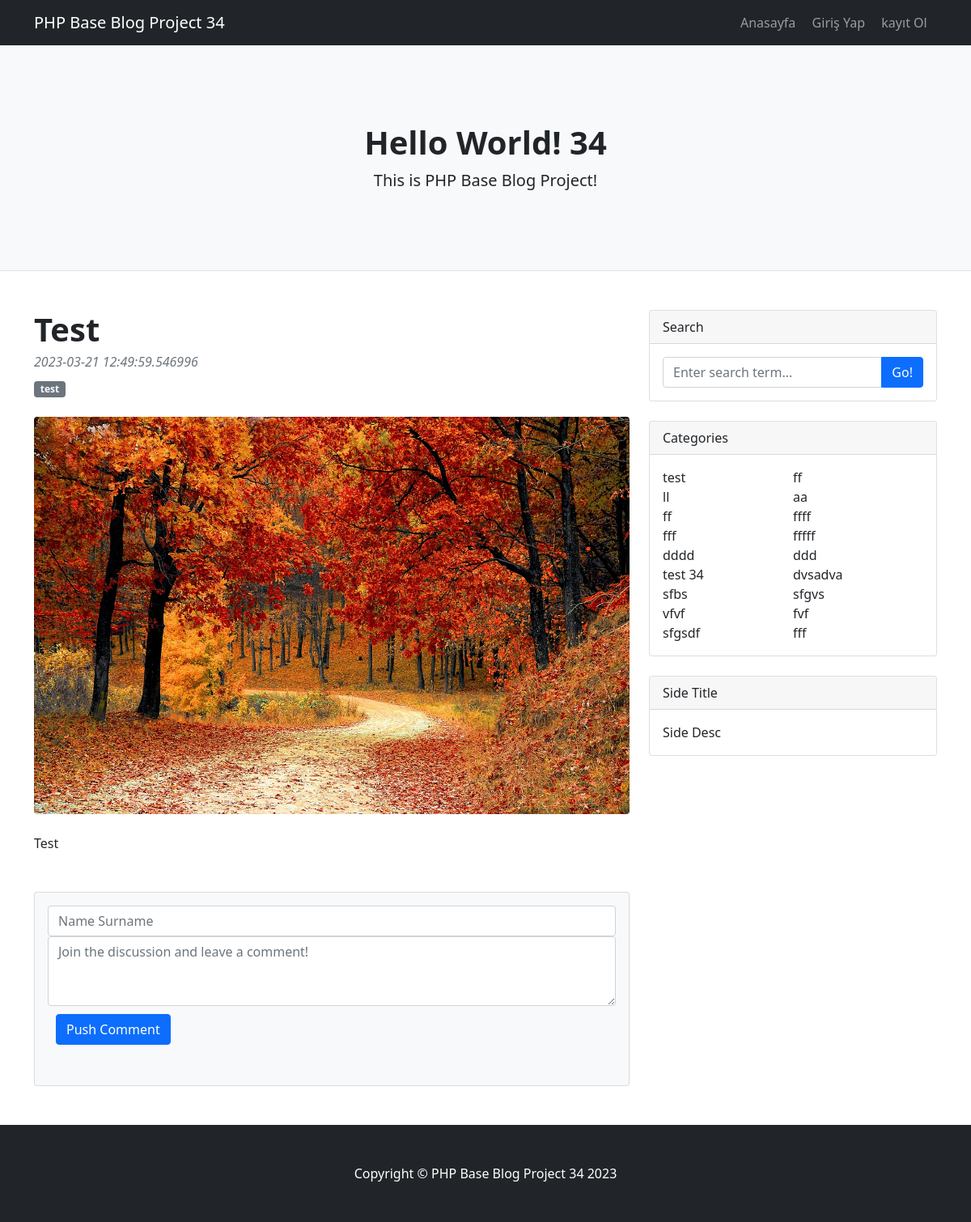
/postdetail?post_id=103, run on the app's committed database.
### tables this page shows
CREATE TABLE `sitesettings` (
  `id` int(11) NOT NULL,
  `logo` varchar(55) NOT NULL,
  `header_title` varchar(55) NOT NULL,
  `header_desc` varchar(55) NOT NULL,
  `side_title` varchar(55) NOT NULL,
  `side_desc` varchar(120) NOT NULL
);

CREATE TABLE `posts` (
  `post_id` int(11) NOT NULL,
  `post_title` varchar(55) NOT NULL,
  `post_created_time` timestamp(6) NOT NULL DEFAULT CURRENT_TIMESTAMP(6),
  `post_desc` varchar(55) NOT NULL,
  `post_content` text NOT NULL,
  `post_img` varchar(500) DEFAULT NULL,
  `post_category` varchar(55) DEFAULT NULL
);

CREATE TABLE `categories` (
  `id` int(11) NOT NULL,
  `category_name` varchar(55) NOT NULL
);

### index.php (called while the page is built, shortened)
<?php
Router::get('/postdetail', function (){
    require "views/web/single.php";
});
Router::dispatch();
?>

### lib/Database/Connection.php (called while the page is built, shortened)
<?php
class Connection
{
function __construct()
{
    $this -> conn = $this-> connect();
}
    private function connect(){
        $this->host = "localhost";
        $this->port = 8888;
        $this->name = "phpmyblog";
        $this->user = "root";
        $this->pass = "root";
        try {
            $connect = "mysql:host=" . $this->host . ";port=" . $this->port . ";dbname=" . $this->name . ";charset=utf8mb4";
            $options = [PDO::ATTR_DEFAULT_FETCH_MODE, PDO::FETCH_ASSOC];
            return $this->conn = new PDO($connect, $this->user, $this->pass, $options);
        } catch (PDOException $e) {
            http_response_code(500);
            return die('Database Connection Error: ' . $e->getMessage() . ' (check database connection variables on the app.php)');
        }
}
}

### lib/Models/Settings.php (called while the page is built, shortened)
<?php
class Settings extends Connection
{
    public function settingsFetch($fetchDatabase)
    {
        $fetch = $this->conn->prepare(
            "SELECT * FROM sitesettings"
        );
        $fetch->execute();
        $fetchSettings = $fetch->fetch(\PDO::FETCH_ASSOC);
        return $fetchSettings[$fetchDatabase];
    }
}

### lib/Models/Posts.php (called while the page is built, shortened)
<?php
class Posts extends Connection
{
    public function fetchPostContentData($fetchDataCheck)
    {
        $fetchData = $this->conn->prepare("SELECT * FROM posts WHERE post_id = :id");
        $fetchData->bindParam(':id', $_GET['post_id']);
        $fetchData->execute();
        $fetchContentData = $fetchData->fetch(\PDO::FETCH_ASSOC);
        return $fetchContentData[$fetchDataCheck];
    }
}

### lib/Models/Category.php (called while the page is built, shortened)
<?php
class Category extends Connection
{
    public function fetchCategoryData()
    {
        $fetch = $this->conn->prepare("SELECT * FROM categories ORDER BY id DESC");
        $fetch->execute();
        return $fetch->fetchAll(\PDO::FETCH_ASSOC);
    }
    public function fetchCategoryDataId($id)
    {
        $test = $id;
        $fetch = $this->conn->prepare("SELECT * FROM categories WHERE id = :id");
        $fetch->bindParam(':id', $test);
        $fetch->execute();
        $fetchCategory =  $fetch->fetch(\PDO::FETCH_ASSOC);
        return $fetchCategory['category_name'];
    }
}

### views/web/single.php (the view, shortened to what this page needs)
<?php use Mobar\Models\Category;
require "views/layouts/header.php"; ?>
<?php
$fetchPostContentData = new Posts();
$categoryName = new Category();
?>
<div class="container mt-5">
    <div class="row">
        <div class="col-lg-8">
            <article>
                <header class="mb-4">
                    <h1 class="fw-bolder mb-1"><?php echo $fetchPostContentData->fetchPostContentData('post_title'); ?></h1>
                    <div class="text-muted fst-italic mb-2"><?php echo $fetchPostContentData->fetchPostContentData('post_created_time') ?></div>
                    <a class="badge bg-secondary text-decoration-none link-light"
                       href="#!"><?php echo $categoryName->fetchCategoryDataId($fetchPostContentData->fetchPostContentData('post_category')); ?></a>
                </header>
                <figure class="mb-4"><img class="img-fluid rounded"
                                          src="<?php echo $fetchPostContentData->fetchPostContentData('post_img') ?>"
                                          alt="..."/></figure>
                <section class="mb-5">
                    <p class="fs-5 mb-4"><?php echo $fetchPostContentData->fetchPostContentData('post_content') ?></p>
                </section>
            </article>
            <section class="mb-5">
                <div class="card bg-light">
                    <div class="card-body">
                        <form class="mb-4" action="postdetail?post_id=<?php echo $fetchPostContentData->fetchPostContentData('post_id') ?>" method="post">
                            <input name="commenter_name" class="form-control" placeholder="Name Surname">
                            <textarea name="comment_detail" class="form-control" rows="3" placeholder="Join the discussion and leave a comment!"></textarea>
                            <button type="submit" style="margin: 10px" name="push_comment" class="btn btn-primary">Push Comment</button>
                        </form>
                    </div>
                </div>
            </section>
        </div>
        <?php require_once "views/layouts/sidebar.php"; ?>
        <?php require_once "views/layouts/footer.php"; ?>

### lib/Core/Router.php (shortened to what this page needs)
<?php
class Router
{
    public static $routes = [];
    public static $methods = [];
    public static $callbacks = [];
    public static function __callstatic($method, $params)
    {
        array_push(self::$routes, $params[0]);
        array_push(self::$methods, strtoupper($method));
        array_push(self::$callbacks, $params[1]);
    }
    public static function dispatch()
    {
        $req_uri = $_SERVER['REQUEST_URI'];
        if (substr($req_uri, 0, strlen(\ROOTFOLDER)+1) === \ROOTFOLDER.'/') {
            $path = substr($req_uri, strlen(\ROOTFOLDER));
        } else {
            $path = $req_uri;
        }
        $uri = urldecode(parse_url($path, PHP_URL_PATH));
        foreach (self::$routes as $routeKey => $route) {
            if ( preg_match('~^'.$route.'$~', $uri, $matched) && self::$methods[$routeKey] == $_SERVER['REQUEST_METHOD']) {
                $routingDefinition =  self::$callbacks[$routeKey];
                $parts = explode('/',$matched[0]);
                array_shift($parts);
                call_user_func_array($routingDefinition, $parts);
                break;
            }
        }
    }
}

### views/layouts/header.php (shortened to what this page needs)
<?php
$fetchData = new Settings();
?>
<!DOCTYPE html>
<html lang="en">
<head>
    <link href="public/assets/css/styles.css" rel="stylesheet" />
</head>
<body>
<nav class="navbar navbar-expand-lg navbar-dark bg-dark">
    <div class="container">
        <a class="navbar-brand" href="anasayfa"><?php echo $fetchData -> settingsFetch('logo') ?><?php if(isset($_SESSION['username']) == null){
            echo "";
                }else{
            echo "<b> BackOfffice</b>";
            } ?></a>
        <div class="collapse navbar-collapse" id="navbarSupportedContent">
            <ul class="navbar-nav ms-auto mb-2 mb-lg-0">
                <?php if(isset($_SESSION['username']) == null){?>
                    <li class="nav-item"><a class="nav-link" href="anasayfa">Anasayfa</a></li>;
                    <li class="nav-item"><a class="nav-link" href="login">Giriş Yap</a></li>;
                    <li class="nav-item"><a class="nav-link" href="register">kayıt Ol</a></li>;
                <?php } ?>
            </ul>
        </div>
    </div>
</nav>
<header class="py-5 bg-light border-bottom mb-4">
    <div class="container">
        <div class="text-center my-5">
            <h1 class="fw-bolder"><?php echo $fetchData ->settingsFetch('header_title') ?></h1>
            <p class="lead mb-0"><?php echo $fetchData ->settingsFetch('header_desc') ?></p>
        </div>
    </div>
</header>

### views/layouts/sidebar.php (shortened to what this page needs)
<?php use Mobar\Models\Category;
$fetchSideCategoryData = new Category();
$fetchSideSettingData = new Settings();
?>
<div class="col-lg-4">
    <div class="card mb-4">
        <div class="card-header">Search</div>
        <div class="card-body">
            <form method="post" action="searchdata">
            <div class="input-group">
                <input class="form-control" type="text" placeholder="Enter search term..." aria-label="Enter search term..." aria-describedby="button-search" name="search" />
                <button class="btn btn-primary" id="button-search" name="searchbutton" type="Submit">Go!</button>
            </div>
            </form>
        </div>
    </div>
    <div class="card mb-4">
        <div class="card-header">Categories</div>
        <div class="card-body">
            <div class="row">
                <div class="col-12">
                    <ul class="list-unstyled mb-0 d-flex flex-wrap">
                        <?php
                        foreach($fetchSideCategoryData->fetchCategoryData() as $value) {
                            ?>
                            <li class="w-50"><?php echo $value['category_name']; ?></li>
                        <?php } ?>
                    </ul>
                </div>
            </div>
        </div>
    </div>
    <div class="card mb-4">
        <div class="card-header"><?php echo $fetchSideSettingData->settingsFetch('side_title') ?></div>
        <div class="card-body"><?php echo $fetchSideSettingData->settingsFetch('side_desc') ?></div>
    </div>
</div>
</div>
</div>

### views/layouts/footer.php (shortened to what this page needs)
<?php
$fetchData = new Settings()
?>
<footer class="py-5 bg-dark">
    <div class="container"><p class="m-0 text-center text-white">Copyright &copy; <?php echo $fetchData -> settingsFetch('logo'); ?>  2023</p></div>
</footer>
</body>
</html>

### data on the page
sitesettings: logo "PHP Base Blog Project 34", header_title "Hello World! 34", header_desc "This is PHP Base Blog Project!", side_title "Side Title", side_desc "Side Desc"
posts: post_title "Test", post_created_time "2023-03-21 12:49:59.546996", post_category.category_name "test", post_img (picture), post_content "Test"
categories: category_name "test"
categories: category_name "ff"
categories: category_name "ll"
categories: category_name "aa"
categories: category_name "ff"
categories: category_name "ffff"
categories: category_name "fff"
categories: category_name "fffff"
categories: category_name "dddd"
categories: category_name "ddd"
categories: category_name "test 34"
categories: category_name "dvsadva"
categories: category_name "sfbs"
categories: category_name "sfgvs"
categories: category_name "vfvf"
categories: category_name "fvf"
categories: category_name "sfgsdf"
categories: category_name "fff"
